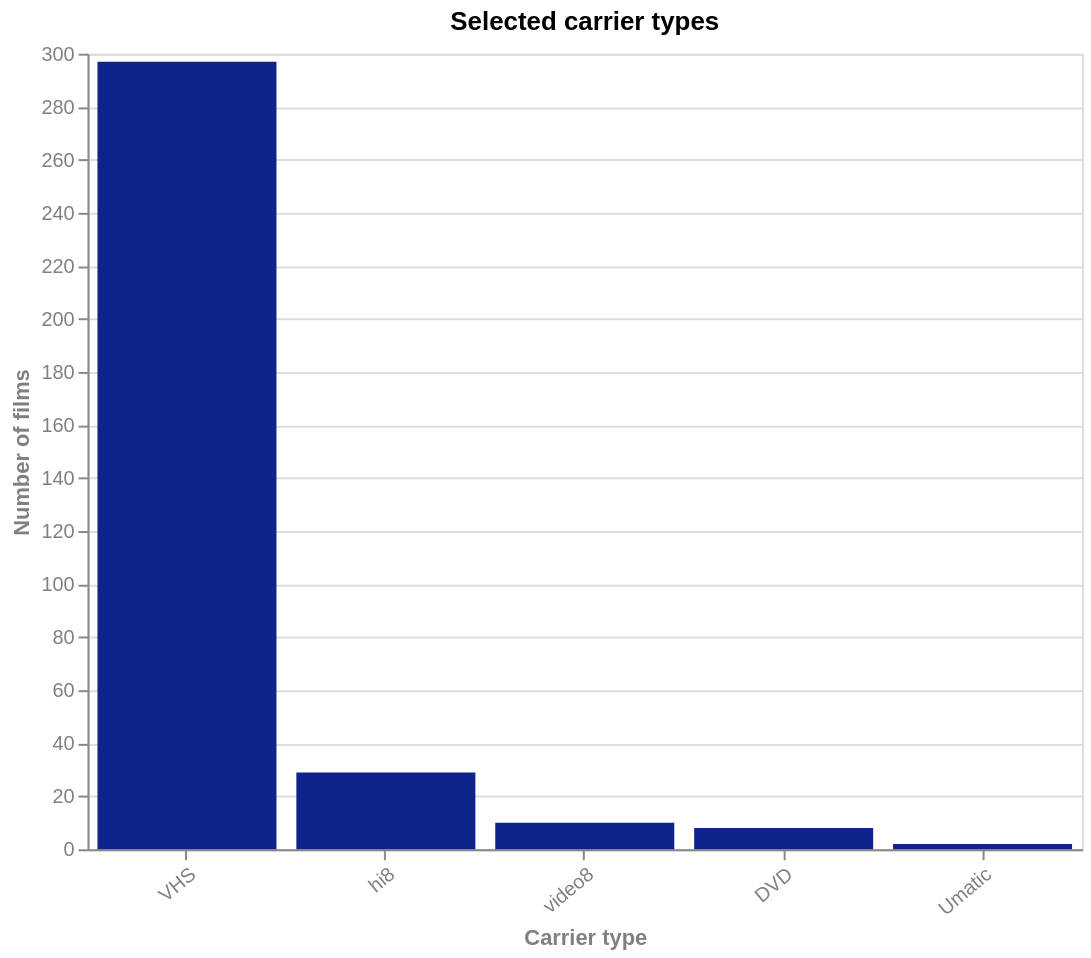

The specification (Vega-Lite) saved for this image:
### Vega-Lite specification from a JSON file in a GitHub repository (floating-point values rounded to 4 significant figures)
{"$schema": "https://vega.github.io/schema/vega-lite/v5.json", "title": "Selected carrier types", "description": "Number of films per carrier type (for selected carrier types)", "width": 500, "height": 400, "data": {"values": [{"Carrier type": "VHS", "Number of films": 297}, {"Carrier type": "hi8", "Number of films": 29}, {"Carrier type": "video8", "Number of films": 10}, {"Carrier type": "DVD", "Number of films": 8}, {"Carrier type": "Umatic", "Number of films": 2}]}, "mark": {"type": "bar", "binSpacing": 1, "tooltip": true}, "encoding": {"x": {"field": "Carrier type", "type": "nominal", "title": "Carrier type", "sort": "-y"}, "y": {"field": "Number of films", "type": "quantitative", "title": "Number of films"}, "color": {"value": "#0F238C"}}, "config": {"countTitle": "Count", "axisX": {"labelAngle": -40, "titleColor": "grey", "labelColor": "grey"}, "axisY": {"titleColor": "grey", "labelColor": "grey"}}}
